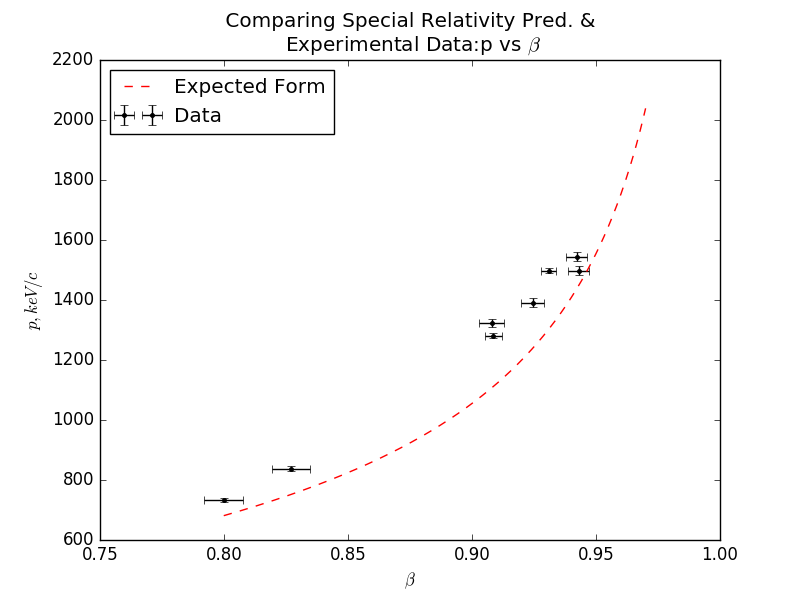

This chart was generated by the following Python code:
import numpy as np
from scipy import loadtxt, optimize
import matplotlib.pyplot as plt


# Read in the data from file
E, T, dE, dT= loadtxt('/home/alemsolobog/Exper8/disper.txt', unpack=True, skiprows=1)

B = (T * (2 * E - T))/(np.power(T,2) - 2*E*T + 2*np.power(E,2))
dB = ((4 * E) *(E-T) * np.sqrt(np.power(E*dT,2) + np.power(T*dE,2)))/np.power((np.power(T,2) - (2*T*E) + 2*(np.power(E,2))),2)
p = 2 *E - T
dp = np.sqrt(np.power(dE*2,2) + np.power(dT,2))
def p_t(b):
    return (511 * b)/np.sqrt(1-np.power(b,2))


fig1 = plt.figure()
ax1 = fig1.add_subplot(111)
ax1.errorbar(B, p, yerr = dp, xerr = dB, fmt='k.', label = 'Data')
T = np.linspace(B.min(), 0.97, 500)
ax1.plot(T,p_t(T) , 'r--', label = 'Expected Form')


ax1.set_title(' Comparing Special Relativity Pred. & \n Experimental Data:p vs $\\beta $')
ax1.set_xlabel('$\\beta $')
ax1.set_ylabel('$p , keV/c$')
ax1.legend()


ax1.legend(loc='upper, left')
# textfit = '$Standard Deviation in Mean of $m_{0}c^{2} = %.5f$' %(sig)
# ax1.text(0.02, .95, textfit, transform=ax1.transAxes, fontsize=12,
#         verticalalignment='top')
ax1.set_xlim(0.75,1)

plt.savefig('pvb.png')
plt.show()
